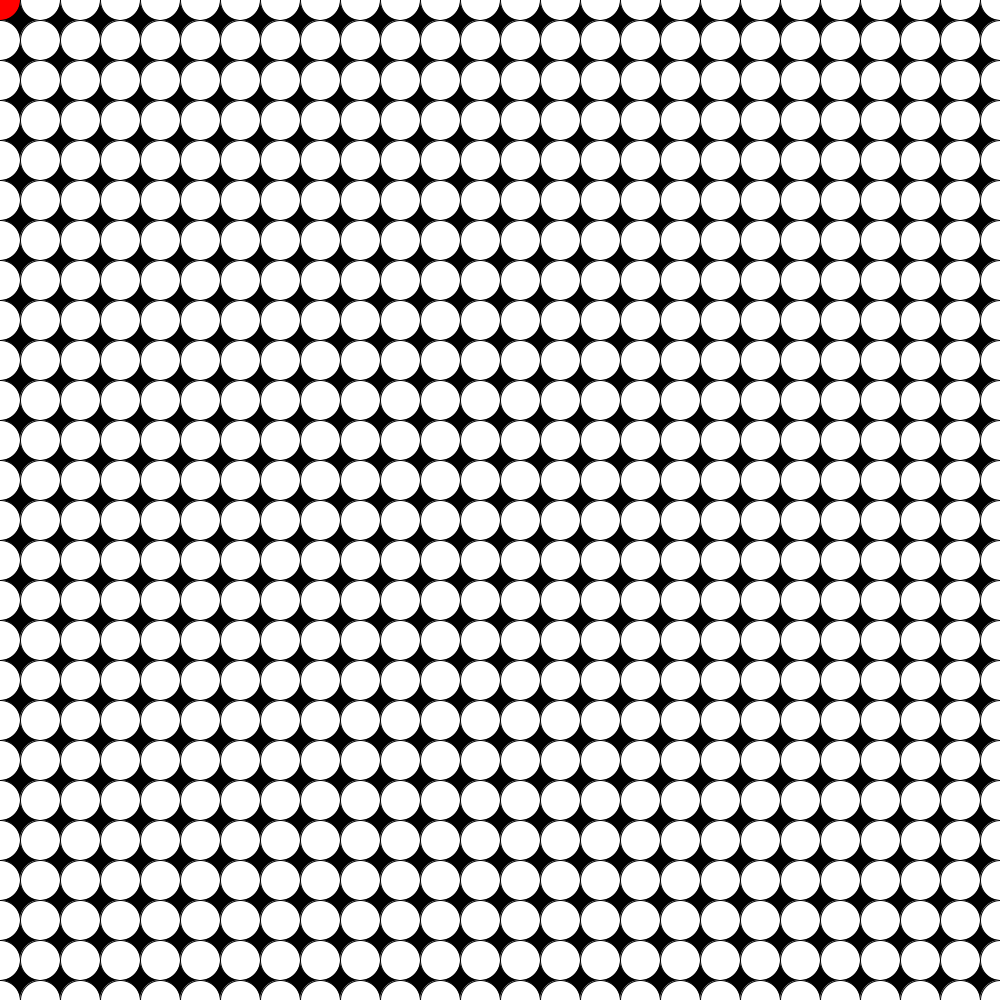
Frame 1 (no input)
Frame 60 (the mouse pressed at the canvas centre just before this capture): identical to frame 1, image omitted
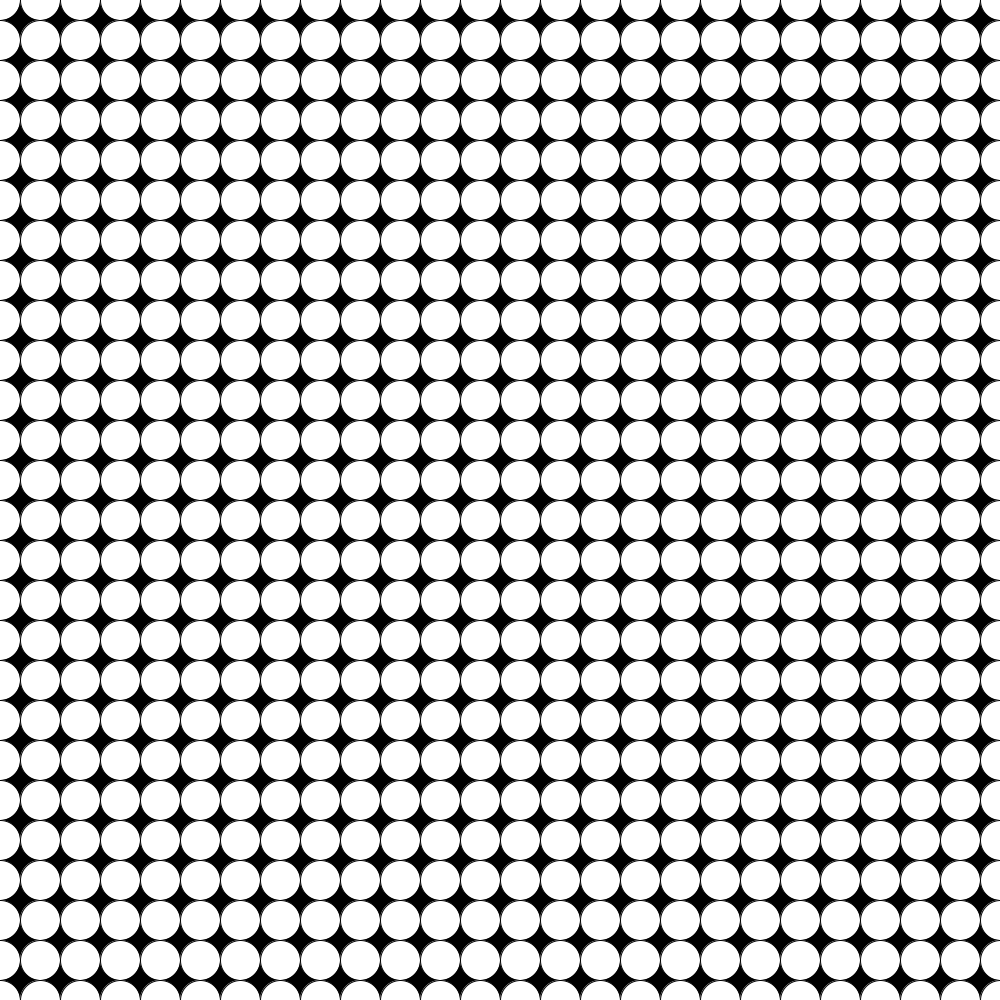
Frame 120 (the mouse held since frame 60 and released just before this capture)

The Processing sketch that drew these frames (run headless with seeded random() and noise(); from frame 60 on, the mouse is pressed at the canvas centre):

// Processing sketch: CerchiColore
// ── CerchiColore.pde
int d=40;
void setup(){
  size(1000,1000);
}

//Gestione distanza da mouse a figura
void draw(){
  background(0);
  for(int y=0; y<=height; y+=d){
    for(int x=0; x<=width; x+=d){
      if(dist(x,y,mouseX,mouseY)<d/2){
        fill(255,0,0);
      }else{
        fill(255);
      }
      ellipse(x,y,d,d);
    }
  }
}
